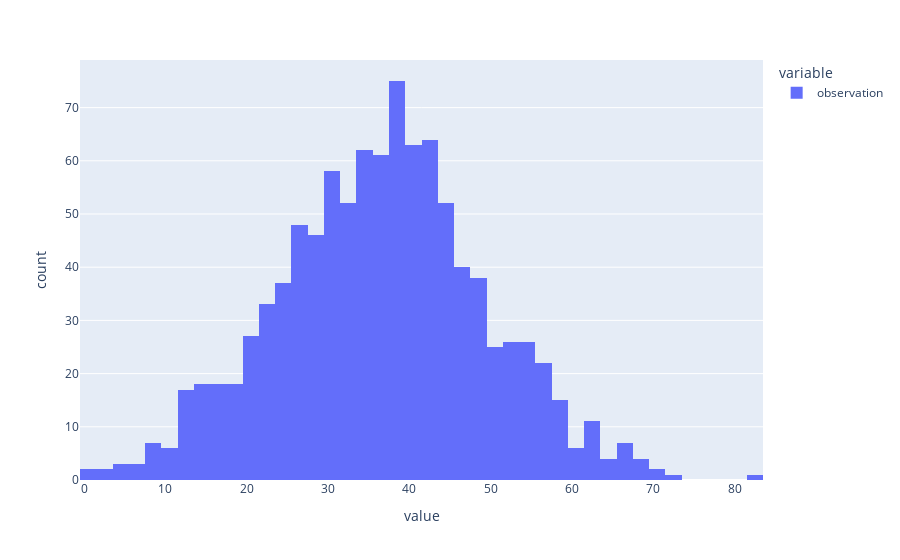

The cell this chart's notebook holds for it:
### Markdown cell above
## Challenge 4
In the `data` folder of this repository you will find three different files with the prefix `ages_population`. These files contain information about a poll answered by a thousand people regarding their age. Each file corresponds to the poll answers in different neighbourhoods of Barcelona.

#### 1.- Read the file `ages_population.csv`. Calculate the frequency distribution and plot it as we did during the lesson. Try to guess the range in which the mean and the standard deviation will be by looking at the plot.

### Code cell
# your code here
population_ages = pd.read_csv('ages_population.csv')
px.histogram(population_ages)

# I'm guessing the mean will be 40. It looks relatively evenly skewed with a std of around 10

### Figure 1 — Plotly figure (JSON) as saved in the notebook; plotly's stock layout.template omitted (floating-point values rounded to 4 significant figures; data arrays with more than 128 entries replaced by an {"elided": "..."} marker saying what was removed)
{"data": [{"alignmentgroup": "True", "bingroup": "x", "hovertemplate": "variable=observation<br>value=%{x}<br>count=%{y}<extra></extra>", "legendgroup": "observation", "marker": {"color": "#636efa", "pattern": {"shape": ""}}, "name": "observation", "offsetgroup": "observation", "orientation": "v", "showlegend": true, "type": "histogram", "x": {"elided": "1000 int values"}, "xaxis": "x", "yaxis": "y"}], "layout": {"barmode": "relative", "legend": {"title": {"text": "variable"}, "tracegroupgap": 0}, "margin": {"t": 60}, "xaxis": {"anchor": "y", "domain": [0, 1], "title": {"text": "value"}}, "yaxis": {"anchor": "x", "domain": [0, 1], "title": {"text": "count"}}}}
